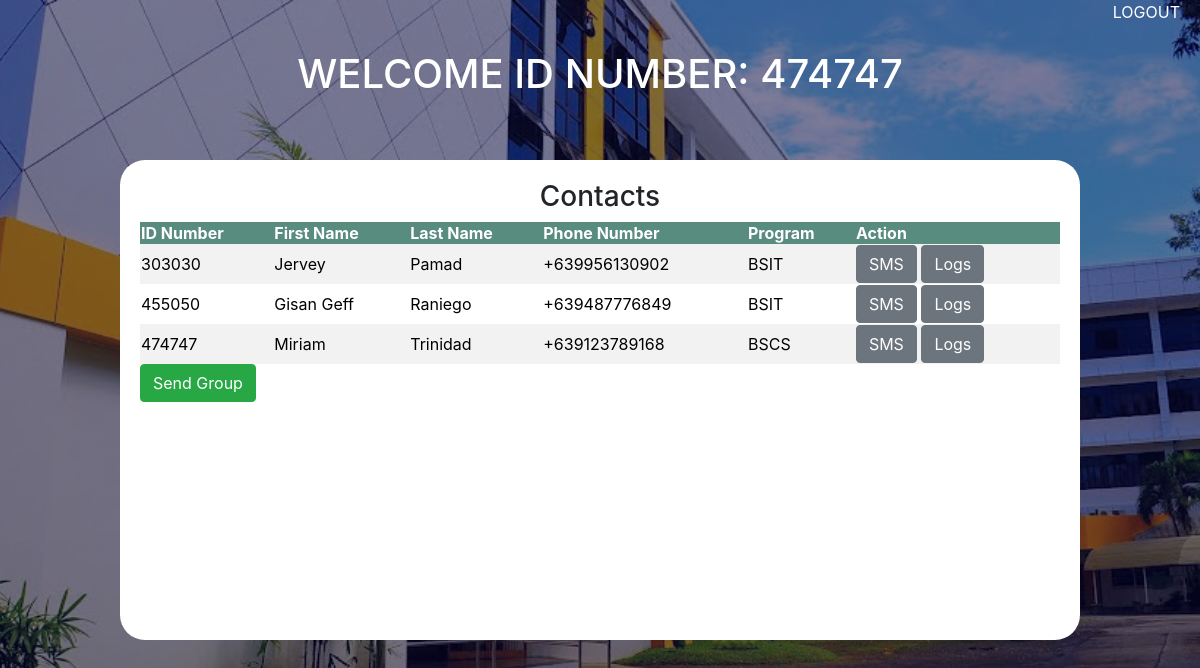
/home.php (signed in), run on the app's committed database.
### tables this page shows
CREATE TABLE `user` (
  `id` int(7) NOT NULL,
  `firstname` varchar(50) NOT NULL,
  `lastname` varchar(50) NOT NULL,
  `phone_number` varchar(13) NOT NULL,
  `program` varchar(50) NOT NULL,
  `password` varchar(255) NOT NULL,
  `type` tinyint(1) NOT NULL DEFAULT 0
);

### home.php (the view, shortened to what this page needs)
<html>
<head>
    <link rel="stylesheet" href="css/font-awesome.min.css">
    <link rel="stylesheet" type="text/css" href="css/homestyle.css">
    <link rel="stylesheet" type="text/css" href="css/bootstrap.min.css">
</head>
<body>
    <a class="float-right logout" href="logout.php">LOGOUT </a>
    <h1 class="display-5">Welcome ID Number: <?php echo $_SESSION['user_id']; ?> </h1>
    <div class="container" id="mainCont">
        <div class="tableCont">
            <h3>Contacts</h3>
            <table id="table">
                <tr>
                    <th>ID Number</th>
                    <th>First Name</th>
                    <th>Last Name</th>
                    <th>Phone Number</th>
                    <th>Program</th>
                    <th>Action</th>
                </tr>
                <?php
                $con = mysqli_connect('localhost','root','');
                mysqli_select_db($con, 'twilio_sms');
                $sql = "SELECT * FROM user";
                $result = $con->query($sql);
                if($result->num_rows > 0) {
                    while($row = $result-> fetch_assoc()) {
            ?>
                <tr>
                    <td><?php echo $row["id"]; ?></td>
                    <td><?php echo $row["firstname"]; ?></td>
                    <td><?php echo $row["lastname"]; ?></td>
                    <td><?php echo $row["phone_number"]; ?></td>
                    <td><?php echo $row["program"]; ?></td>
                    <td>
                        <button class="btn btn-secondary" id="smsbtn" data-toggle="modal"
                            data-target="#msgModal">SMS</button>
                        <a href="messagelog.php?id=<?php echo $row['id']; ?>" class="btn btn-secondary">Logs</a>
                    </td>
                </tr>
                <?php
                    }
                }
            ?>
            </table>
            <button type="button" class="btn btn-success" data-toggle="modal" data-target="#sendToMany">Send
                Group</button>
        </div>
    </div>
</body>
</html>

### css/homestyle.css (style rules this page uses)
body { background: linear-gradient(rgba(0,0,50,0.5),rgba(0,0,50,0.5)), url(../image/bg-2.jpg); background-size: cover; background-position: center; }
.tableCont { position: absolute; top: 50%; left: 50%; width: 80%; height: 60%; background-color: #ffffff; border-radius: 25px; padding: 20px; transform: translate(-50%,-50%); }
h3 { text-align: center; }
h1 { margin-top: 50px !important; text-align: center; color: #ffffff; text-transform: uppercase; }
.float-right { margin-right: 20px; margin-top: -50px !important; }
.logout { color: #ffffff; }
table { border-collapse: collapse; width: 100%; color: #000000; text-align: left; }
th { background-color: #588c7e; color: white; }
tr:nth-child(even) { background-color: #f2f2f2; }

### data on the page
user: id "303030", firstname "Jervey", lastname "Pamad", phone_number "+639956130902", program "BSIT"
user: id "455050", firstname "Gisan Geff", lastname "Raniego", phone_number "+639487776849", program "BSIT"
user: id "474747", firstname "Miriam", lastname "Trinidad", phone_number "+639123789168", program "BSCS"

### other printed values
$_SESSION['user_id'] "474747"
